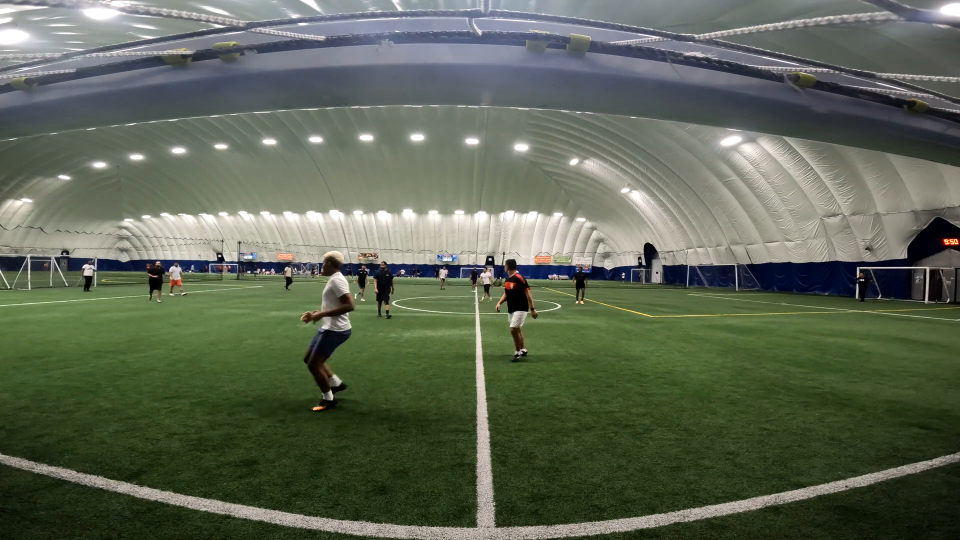
#> input picture frame 41 of sample_video_clip.mp4, 1920 x 1080 px (shown at 1/2 size)
$ python detection_code.py
#> lines starting #> are read from the running program, lines starting #| are printed output that depends on the picture; after the words box and inside, x2 and y2 are one past the last pixel; in counts of white or black regions, pixels touching at a corner belong together
# Libraries
import cv2
import os
import numpy as np

# Video Configuration
VIDEO_PATH = "sample_video_clip.mp4" # sample video
OUTPUT_DIR = "output" # output folder
if not os.path.exists(OUTPUT_DIR):
    os.makedirs(OUTPUT_DIR)
OUTPUT_VIDEO_RAW = os.path.join(OUTPUT_DIR, "output_raw.mp4") # raw video
OUTPUT_VIDEO_DETECTED = os.path.join(OUTPUT_DIR, "output_detected.mp4") # processed video
FPS = 5
RESIZE_DIM = (1280, 720)

# Upload video
cap = cv2.VideoCapture(VIDEO_PATH) # reading video
frame_rate = int(cap.get(cv2.CAP_PROP_FPS)) # original FPS
frame_interval = max(1, frame_rate // FPS)
frame_width, frame_height = RESIZE_DIM

# Output Video Configuration
fourcc = cv2.VideoWriter_fourcc(*'mp4v')
out_raw = cv2.VideoWriter(OUTPUT_VIDEO_RAW, fourcc, FPS, (frame_width, frame_height))
out_detected = cv2.VideoWriter(OUTPUT_VIDEO_DETECTED, fourcc, FPS, (frame_width, frame_height))

# Processing Video
ret, prev_frame = cap.read()
#> prev_frame is the input picture: shape (1080, 1920, 3); mean B, G, R 83.8, 101.6, 92.8
prev_frame = cv2.resize(prev_frame, RESIZE_DIM) # resize frame
#> prev_frame: shape (720, 1280, 3)
prev_gray = cv2.cvtColor(prev_frame, cv2.COLOR_BGR2GRAY) # grey scale
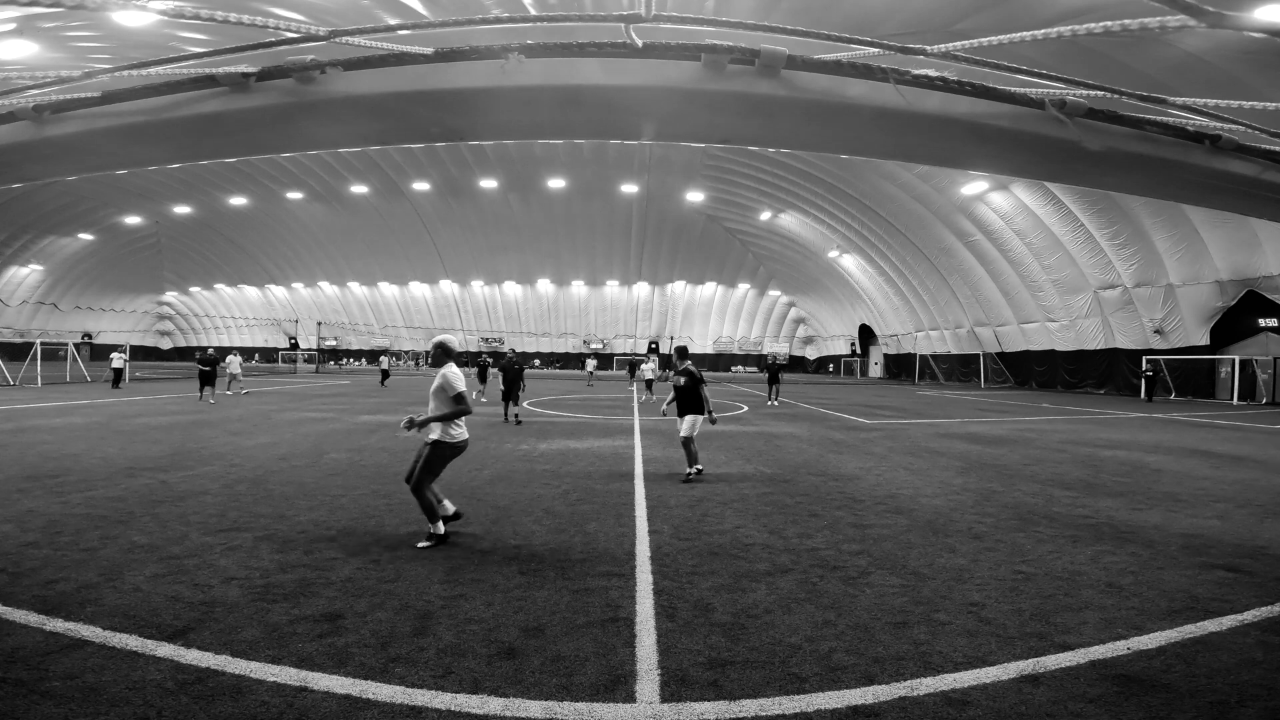
#> prev_gray: shape (720, 1280); min 0, max 255, mean 96.9

frame_count = 0

# Detection Processing
while True:
    ret, frame = cap.read()
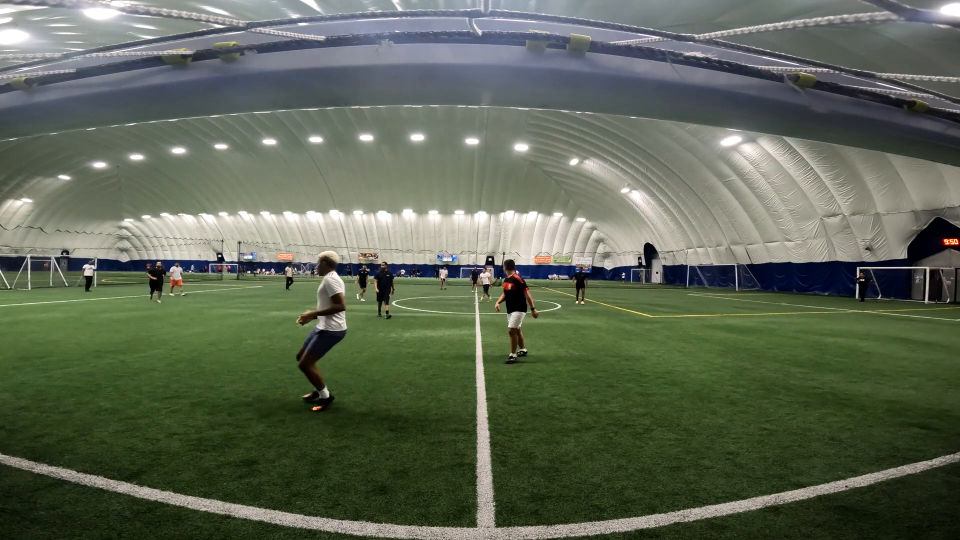
#> input picture frame 42 of sample_video_clip.mp4, 1920 x 1080 px (shown at 1/2 size)
#> frame is the input picture: shape (1080, 1920, 3); mean B, G, R 83.8, 101.6, 92.7
    if not ret: # if no more frames
        break

    if frame_count % frame_interval == 0:
        frame_resized = cv2.resize(frame, RESIZE_DIM)
        gray = cv2.cvtColor(frame_resized, cv2.COLOR_BGR2GRAY)

        # Motion Detection
        frame_diff = cv2.absdiff(prev_gray, gray) # difference
        blurred = cv2.GaussianBlur(frame_diff, (7, 7), 0) # blur
        _, thresh = cv2.threshold(blurred, 15, 255, cv2.THRESH_BINARY) # detecion treshold
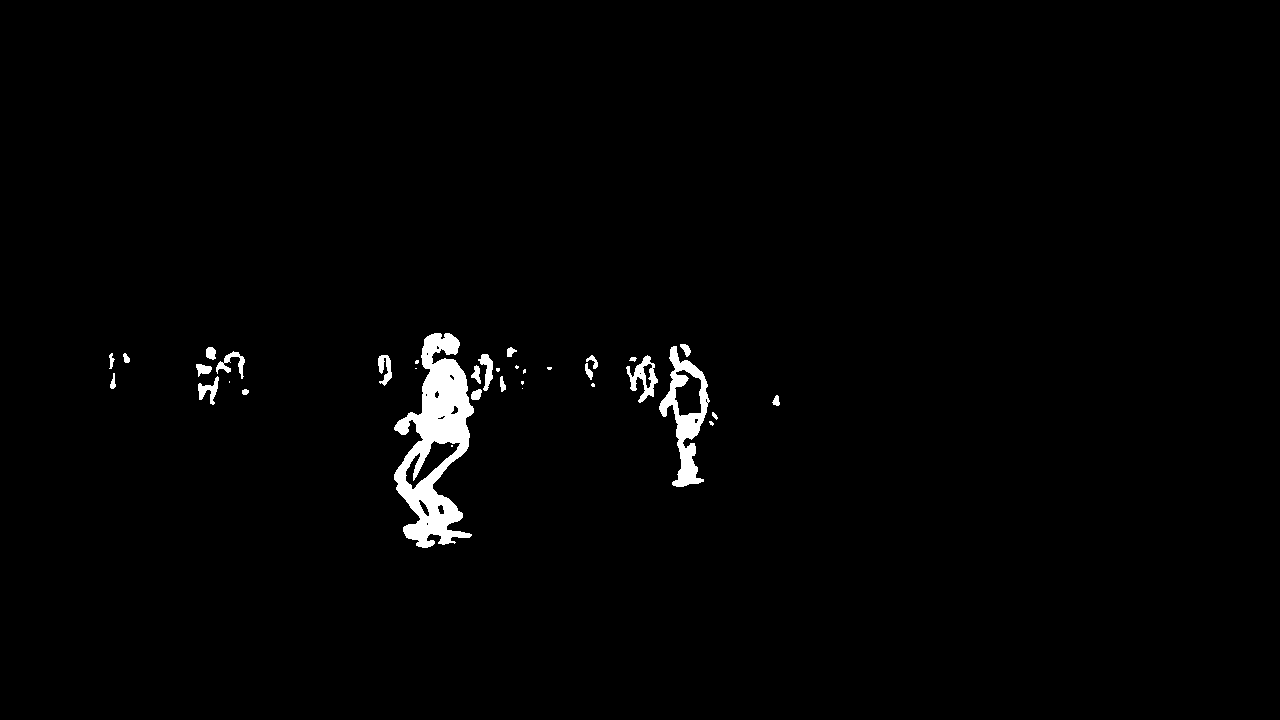
#> thresh: shape (720, 1280); 1.5% white; 35 white regions (12 under 20 px), largest, box (x1, y1, x2, y2) and area: (394, 333, 474, 548) 8368, (659, 346, 710, 487) 2577, (626, 355, 658, 403) 600
        thresh = cv2.dilate(thresh, None, iterations=3)  # join near areas
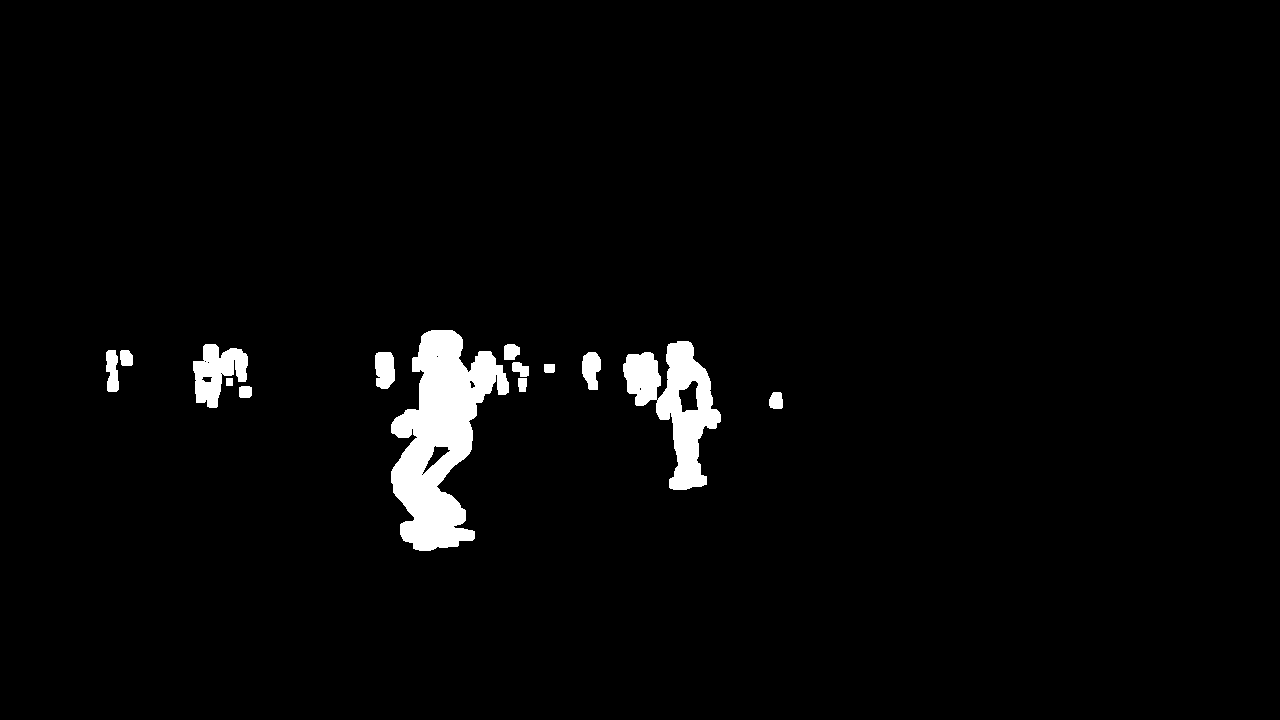
#> thresh: shape (720, 1280); 2.7% white; 14 white regions

        # Bounding Boxes
        contours, _ = cv2.findContours(thresh, cv2.RETR_EXTERNAL, cv2.CHAIN_APPROX_SIMPLE)
#> contours = 14 contours; largest, box (x1, y1, x2, y2) and area: (391, 330, 509, 551) 13460, (623, 341, 721, 490) 6612, (193, 344, 248, 408) 1968, (375, 352, 395, 389) 590, (582, 352, 601, 390) 492
        frame_with_contours = frame_resized.copy()

        for contour in contours:
            if cv2.contourArea(contour) > 1200: # filtering small objects
                x, y, w, h = cv2.boundingRect(contour)
                cv2.rectangle(frame_with_contours, (x, y), (x + w, y + h), (0, 255, 0), 2)
#> this loop made 14 passes
#> (x, y, w, h) on passes 12 to 14: (193, 344, 55, 64), (623, 341, 98, 149), (391, 330, 118, 221)
#> contour on pass 4: [[226, 378], [226, 385], [232, 385], [232, 378]]
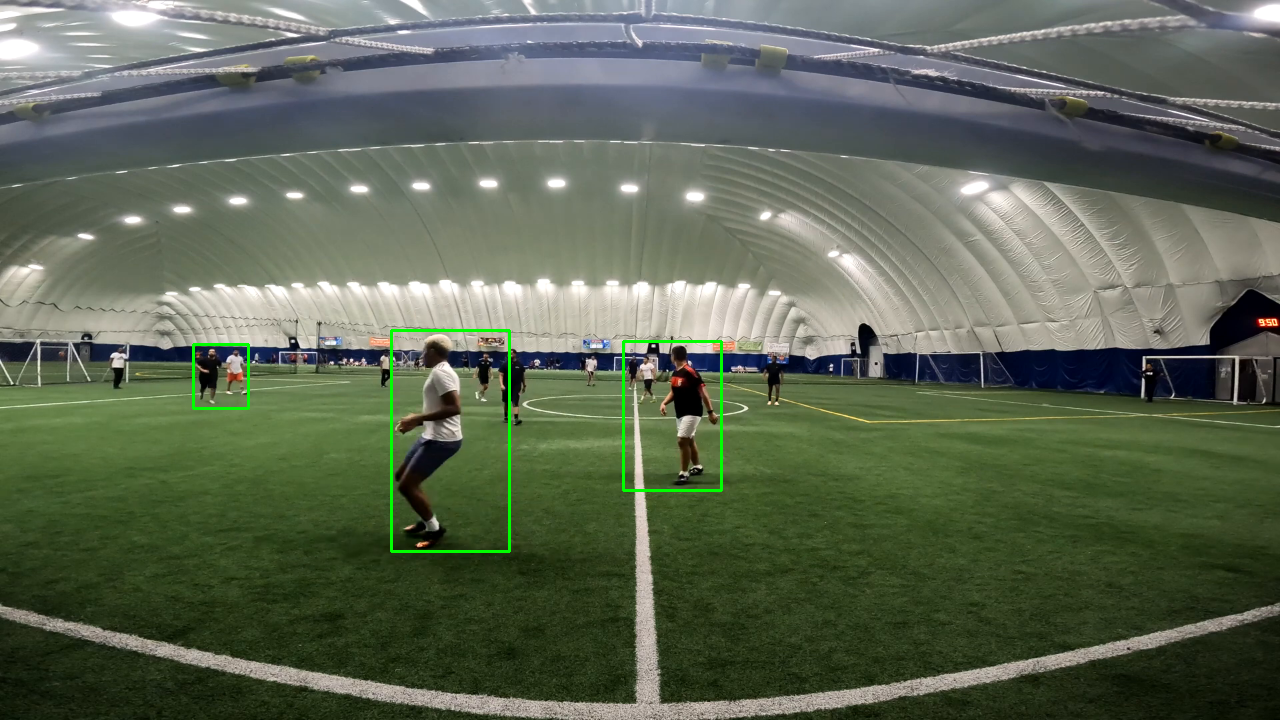
#> frame_with_contours: shape (720, 1280, 3); mean B, G, R 83.4, 102.2, 92.2

        # Writing Videos
        out_raw.write(frame_resized)  # raw video
        out_detected.write(frame_with_contours)  # processed video

        # Update Previous Frame
        prev_gray = gray.copy()

    frame_count += 1

# Closing and Cleaning
cap.release()
out_raw.release()
out_detected.release()
cv2.destroyAllWindows()

print("Videos saved as", OUTPUT_VIDEO_RAW, "and", OUTPUT_VIDEO_DETECTED)

$ run again, starting later in the video
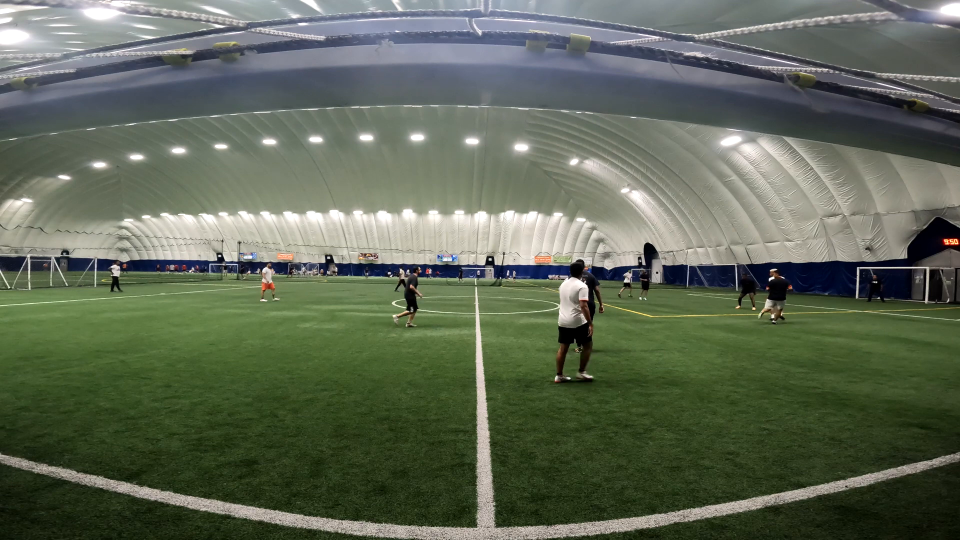
#> input picture frame 187 of sample_video_clip.mp4, 1920 x 1080 px (shown at 1/2 size)
#> prev_frame is the input picture: shape (1080, 1920, 3); mean B, G, R 85.6, 103.7, 94.5
#> prev_frame: shape (720, 1280, 3)
#> `thresh = cv2.dilate(thresh, None, iterations=3)`:
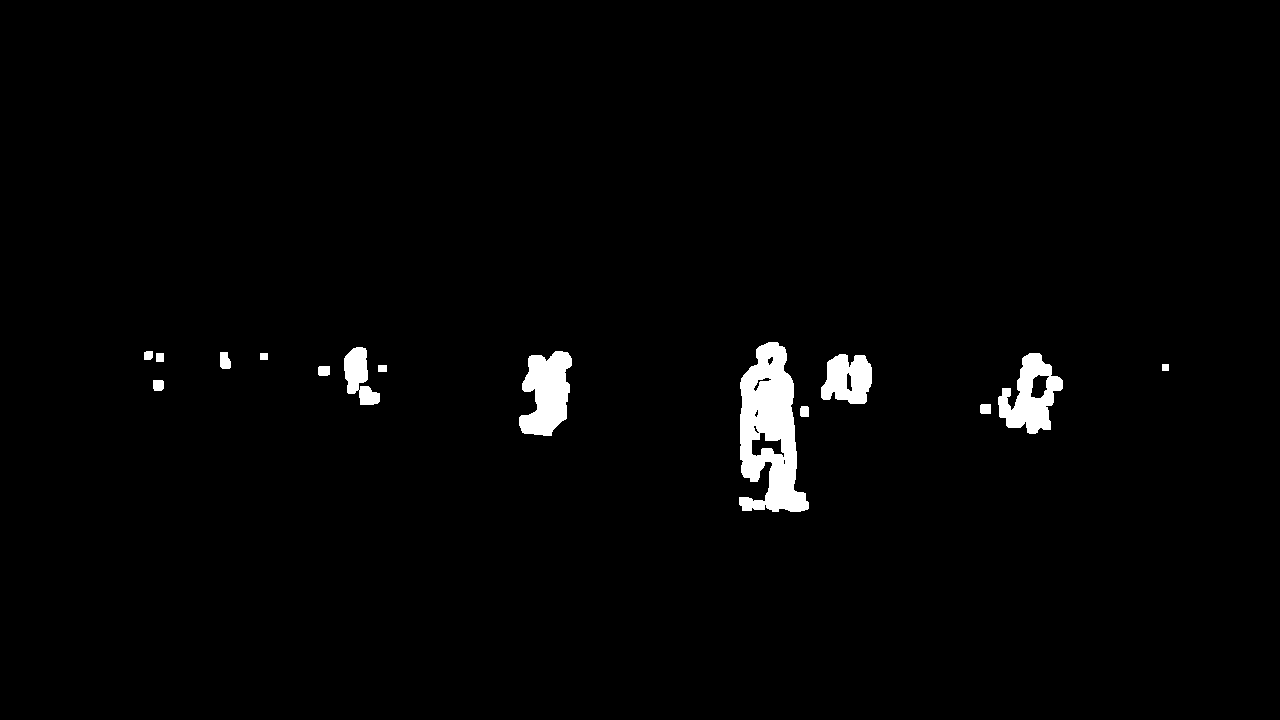
#> thresh: shape (720, 1280); 1.9% white; 15 white regions
#> contours = 15 contours; largest, box (x1, y1, x2, y2) and area: (739, 342, 809, 512) 7594, (519, 351, 572, 436) 2988, (998, 353, 1063, 434) 2901, (821, 354, 872, 404) 1871, (344, 347, 380, 405) 1094
#> the loop `for contour in contours:` made 15 passes
#> (x, y, w, h) on passes 7, 8, 12, 15: (821, 354, 51, 50), (998, 353, 65, 81), (519, 351, 53, 85), (739, 342, 70, 170)
#> after the loop `for contour in contours:`:
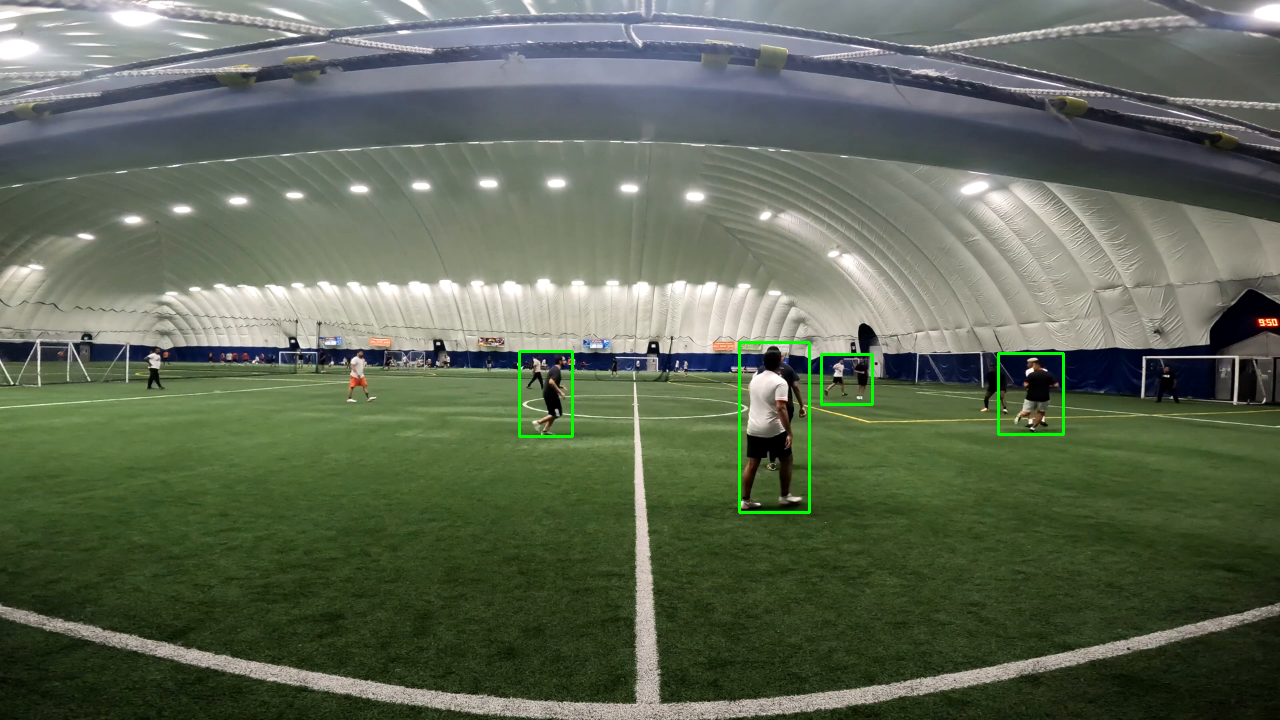
#> frame_with_contours: shape (720, 1280, 3); mean B, G, R 85.3, 104.3, 94.2
